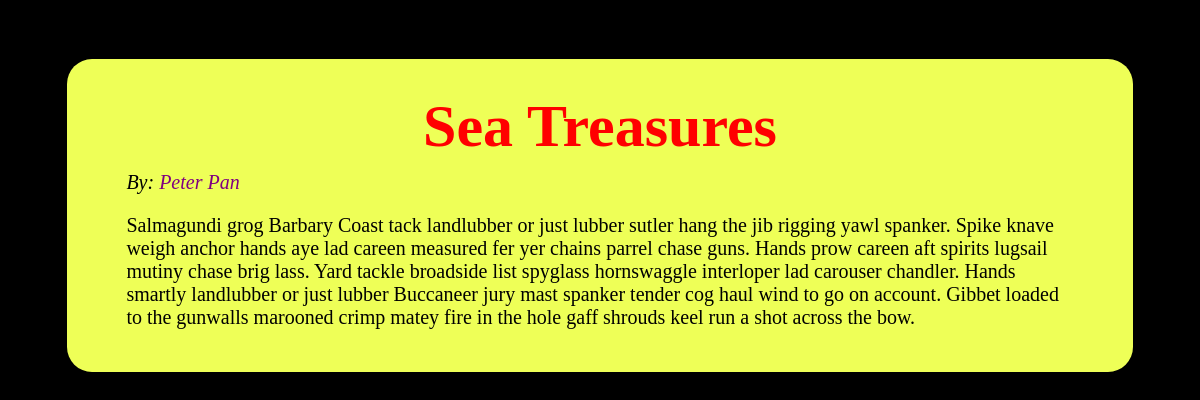
The app's page /article.php?id=5 with its own data.
### tables this page shows
CREATE TABLE `articles` (
  `id` int(11) NOT NULL AUTO_INCREMENT,
  `title` varchar(255) DEFAULT NULL,
  `author_id` int(11) DEFAULT NULL,
  `body` longtext,
  PRIMARY KEY (`id`)
);

CREATE TABLE `authors` (
  `author_id` int(11) NOT NULL AUTO_INCREMENT,
  `author_name` varchar(255) DEFAULT NULL,
  `author_email_address` varchar(255) DEFAULT NULL,
  PRIMARY KEY (`author_id`)
);

### article.php (the view, shortened to what this page needs)
<?php
$id = $_GET['id'];
$result = mysql_query('SELECT articles.id, articles.title, articles.author_id, authors.author_name, authors.author_email_address, articles.body ' .
  'FROM articles LEFT JOIN authors ON articles.author_id = authors.author_id ' .
  'WHERE id = ' . $id);
$row = mysql_fetch_array($result);
?>
<!DOCTYPE html>
<html>
  <head>
    <link rel="stylesheet" type="text/css" href="style.css" />
  </head>
  <body>
    <?php
      print '<article>';
      print '<h1>' . $row['title']  . '</h1>';
      print '<em>By: <a href="mailto: ' . $row['author_email_address']  . ' ">' . $row['author_name'] . '</a></em>';
      print '<p>' . $row['body'] . '</p>';
      print '</article>';
    ?>
  </body>
</html>

### style.css (style rules this page uses)
html { background-color: black; color: white; font-size: 125%; font-family: "Book Antiqua"; }
h1 { color: red; font-size: 300%; font-weight: bold; text-align: center; margin: 1%; }
article { margin: 5% 5% 10%; padding: 2% 5%; color: black; background-color: #EEFF57; border-radius: 25px; }
a { text-decoration: none; color: purple; }

### records on screen
articles: title "Sea Treasures", author.author_name "Peter Pan", body "Salmagundi grog Barbary Coast tack landlubber or just lubber sutler hang the jib rigging yawl spanker. Spike knave weigh anchor hands aye lad careen measured fer yer chains parrel chase guns. Hands prow careen aft spirits lugsail mutiny chase brig lass. Yard tackle broadside list spyglass hornswaggle interloper lad carouser chandler. Hands smartly landlubber or just lubber Buccaneer jury mast spanker tender cog haul wind to go on account. Gibbet loaded to the gunwalls marooned crimp matey fire in the hole gaff shrouds keel run a shot across the bow."
